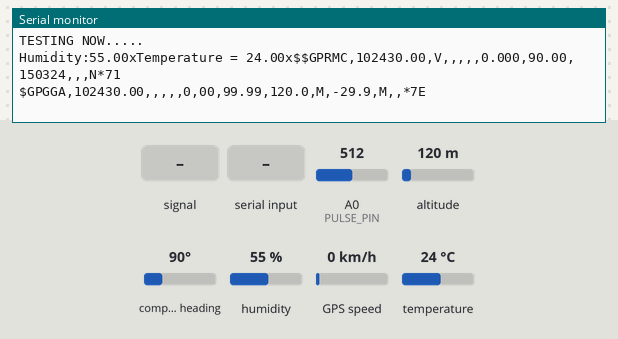
The sketch below on a simulated Arduino Uno, built for the host (arithmetic inside an expression is 32-bit, double 64-bit). Parts: the last lines printed to the serial monitor. The test bench sets the inputs (shaded band); at power-on: altitude 120 m, A0 (PULSE_PIN) = 512, compass heading 90°, humidity 55 %, GPS speed 0 km/h, temperature 24 °C. The GPS gets a fix after 3 s at 37.7749, -122.4194 with 8 satellites.

Above: at 1.2 s.
1.3 s: A0 (PULSE_PIN) fed a 200 Hz sine of ±81 counts around its level
2.9 s: altitude set to 20 m
At 5.3 s:
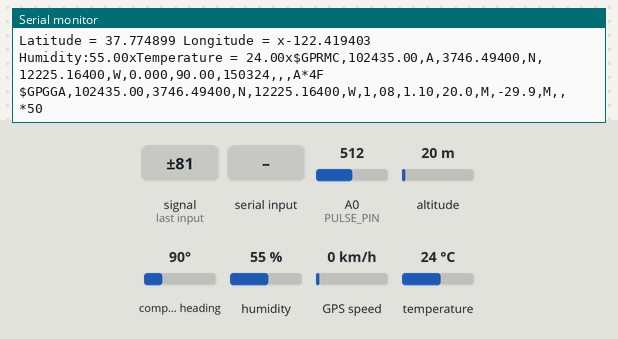
5.4 s: A0 (PULSE_PIN) set to 560
At 6.22 s:
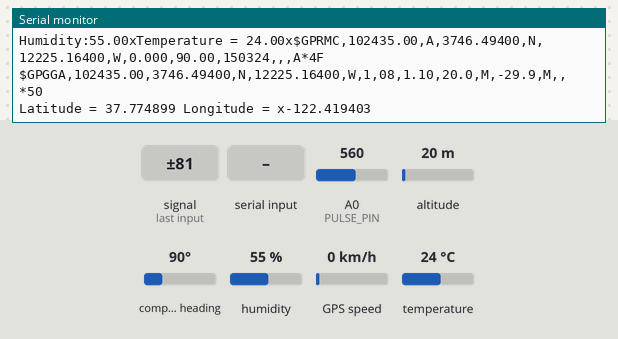
8.9 s: "1" received over Serial
At 9.5 s:
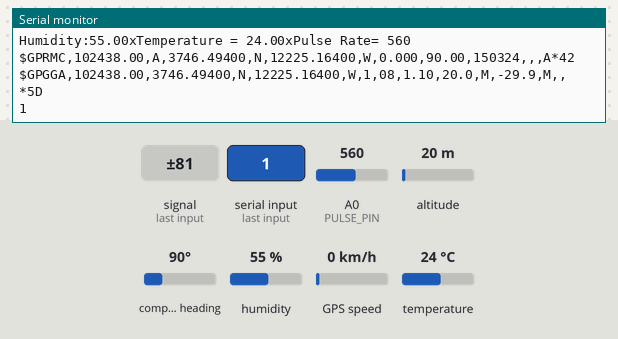
11.4 s: compass heading set to 269°
At 13.2 s:
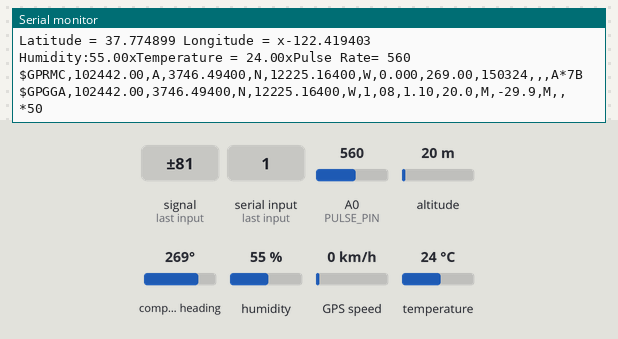
15.0 s: A0 (PULSE_PIN) fed a 1000 Hz sine of ±255 counts around its level
Timing chart, 0 to 18.0 s (numbered marks = the images above; inputs shaded):
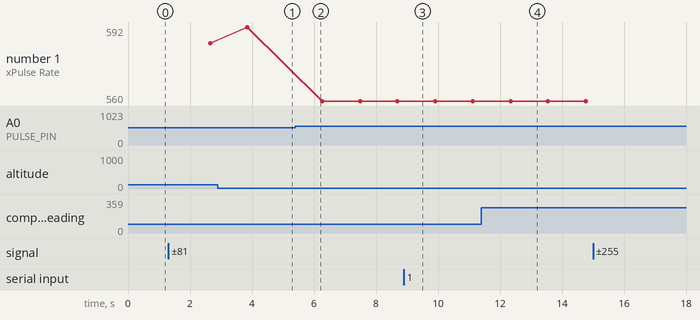

Measured:
- after the input at 2.9 s, the serial monitor: prints a new line after 1.0 s (image 1)
- after the input at 8.9 s, the serial monitor: prints a new line at once (image 3)
- after the input at 11.4 s, the serial monitor: prints a new line after 0.94 s (image 4)
- plotted number 1: 592 → 560 after the input at 5.4 s

The sketch:

Final_Code.ino
```cpp
#include<DHT.h>
#include <PulseSensorPlayground.h>
#include <TinyGPS.h>


//pin defines
#define DHTPIN 13
#define DHTTYPE DHT11
#define PULSE_PIN A0
int Signal;
float lattitude , longitude;
int year , month , date, hour , minute , second;
String date_str , time_str , lat_str , lng_str;
int pm;

TinyGPS gps;

DHT dht(DHTPIN, DHTTYPE);

void setup()
{
  Serial.begin(9600);
  Serial.println("TESTING NOW.....");
  dht.begin();
}

void loop()
{
  //Reading DHT
  delay(200);
  float h = dht.readHumidity();
  float t = dht.readTemperature();
  Serial.print("Humidity:");
  Serial.print(h);
  Serial.print("x");
  Serial.print("Temperature = ");
  Serial.print(t);
  Serial.print("x");

  Signal = analogRead(PULSE_PIN);
  if (Signal > 550)
  {
    Serial.print("Pulse Rate= ");
    Serial.println(Signal);


  }

  bool newData = false;
  unsigned long chars;
  unsigned short sentences, failed;


  for (unsigned long start = millis(); millis() - start < 1000;)
  {
    while (Serial.available())
    {
      char c = Serial.read();
      Serial.print(c);
      if (gps.encode(c))
        newData = true;
    }
  }

  if (newData)      //If newData is true
  {
    float flat, flon;
    gps.f_get_position(&flat, &flon);
    Serial.print("Latitude = ");
    Serial.print(flat == TinyGPS::GPS_INVALID_F_ANGLE ? 0.0 : flat, 6);
    Serial.print(" Longitude = ");
    Serial.print("x");
    Serial.print(flon == TinyGPS::GPS_INVALID_F_ANGLE ? 0.0 : flon, 6);
    Serial.println();
  }
}
```
